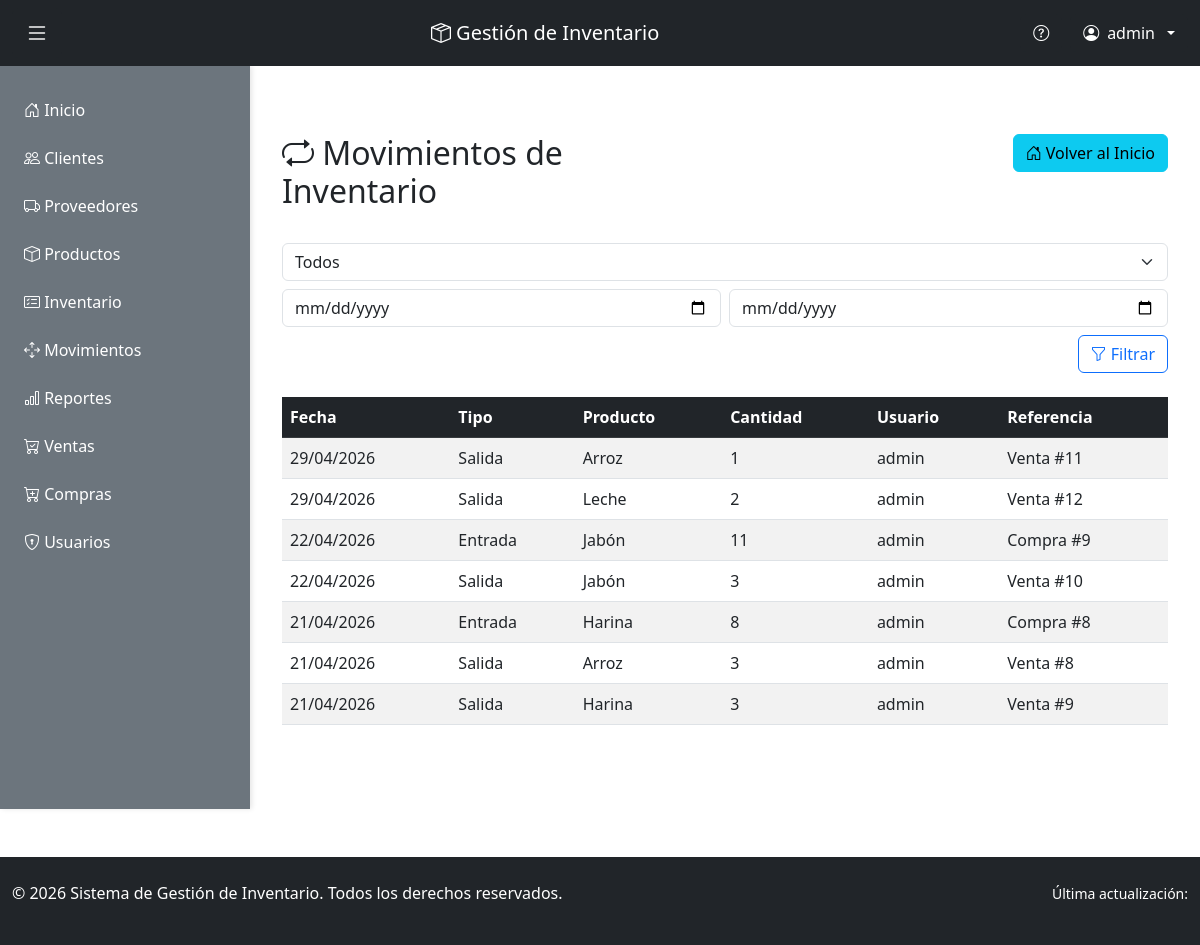
/movimientos/ (signed in), run on the app's committed database.
### inventario/models.py (models this page shows, shortened)
class Producto(models.Model):
    UNIDADES_MEDIDA = [
        ('kg', 'Kilogramos'),
        ('g', 'Gramos'),
        ('l', 'Litros'),
        ('ml', 'Mililitros'),
        ('m', 'Metros'),
        ('cm', 'Centímetros'),
        ('u', 'Unidad'),
        ('docena', 'Docena'),
        ('paquete', 'Paquete'),
        ('lata', 'Lata'),
        ('botella', 'Botella'),
        ('caja', 'Caja'),
    ]
    nombre_producto = models.CharField(max_length=100)
    codigo = models.CharField(max_length=50, unique=True)
    descripcion = models.TextField()
    precio = models.DecimalField(max_digits=10, decimal_places=2)
    stock = models.PositiveIntegerField(default=0)
    stock_minimo = models.PositiveIntegerField(default=0)
    unidad_medida = models.CharField(max_length=20, choices=UNIDADES_MEDIDA, default='u')
    fecha_creacion = models.DateTimeField(auto_now_add=True)
    activo = models.BooleanField(default=True)
    class Meta:
        ordering = ['nombre_producto']
        verbose_name = 'Producto'
        verbose_name_plural = 'Productos'

class Venta(models.Model):
    ESTADO_VENTA = [
        ('borrador', 'Borrador'),
        ('confirmada', 'Confirmada'),
        ('entregada', 'Entregada'),
        ('cancelada', 'Cancelada'),
    ]
    fecha_venta = models.DateField(auto_now_add=True)
    cliente = models.ForeignKey(Cliente, on_delete=models.CASCADE, related_name='ventas')
    usuario = models.ForeignKey(User, on_delete=models.CASCADE, related_name='ventas_realizadas')
    estado = models.CharField(max_length=20, choices=ESTADO_VENTA, default='borrador')
    total = models.DecimalField(max_digits=12, decimal_places=2, default=0)
    class Meta:
        ordering = ['-fecha_venta']
        verbose_name = 'Venta'
        verbose_name_plural = 'Ventas'

class Compra(models.Model):
    ESTADO_COMPRA = [
        ('borrador', 'Borrador'),
        ('confirmada', 'Confirmada'),
        ('recibida', 'Recibida'),
        ('cancelada', 'Cancelada'),
    ]
    fecha_compra = models.DateField(auto_now_add=True)
    proveedor = models.ForeignKey(Proveedor, on_delete=models.CASCADE, related_name='compras')
    usuario = models.ForeignKey(User, on_delete=models.CASCADE, related_name='compras_realizadas')
    estado = models.CharField(max_length=20, choices=ESTADO_COMPRA, default='borrador')
    total = models.DecimalField(max_digits=12, decimal_places=2, default=0)
    class Meta:
        ordering = ['-fecha_compra']
        verbose_name = 'Compra'
        verbose_name_plural = 'Compras'

### inventario/views.py (the view)
# urls.py: path('movimientos/', views.ver_movimientos, name='ver_movimientos'),
@login_required(login_url='login')
@administrador_required
@require_http_methods(["GET"])
def ver_movimientos(request):
    tipo = request.GET.get('tipo', '')
    fecha_inicio = request.GET.get('fecha_inicio', '')
    fecha_fin = request.GET.get('fecha_fin', '')
    movimientos = []
    compras = Compra.objects.all()
    ventas = Venta.objects.all()
    if fecha_inicio:
        compras = compras.filter(fecha_compra__gte=fecha_inicio)
        ventas = ventas.filter(fecha_venta__gte=fecha_inicio)
    if fecha_fin:
        compras = compras.filter(fecha_compra__lte=fecha_fin)
        ventas = ventas.filter(fecha_venta__lte=fecha_fin)
    if tipo in ['entrada', '']:
        for compra in compras:
            for detalle in compra.detalles.all():
                movimientos.append({
                    'fecha': compra.fecha_compra,
                    'tipo': 'Entrada',
                    'producto': detalle.producto,
                    'cantidad': detalle.cantidad,
                    'usuario': compra.usuario,
                    'referencia': f'Compra #{compra.id}',
                })
    if tipo in ['salida', '']:
        for venta in ventas:
            for detalle in venta.detalles.all():
                movimientos.append({
                    'fecha': venta.fecha_venta,
                    'tipo': 'Salida',
                    'producto': detalle.producto,
                    'cantidad': detalle.cantidad,
                    'usuario': venta.usuario,
                    'referencia': f'Venta #{venta.id}',
                })
    movimientos.sort(key=lambda m: m['fecha'], reverse=True)
    contexto = {
        'movimientos': movimientos,
        'tipo': tipo,
        'fecha_inicio': fecha_inicio,
        'fecha_fin': fecha_fin,
    }
    return render(request, 'movimientos.html', contexto)

### inventario/views.py (called while the page is built)
def administrador_required(view_func):
    @wraps(view_func)
    def wrapper(request, *args, **kwargs):
        u = request.user
        if not u.is_authenticated:
            return redirect('login')
        if u.is_superuser:
            return view_func(request, *args, **kwargs)
        if hasattr(u, 'perfil') and u.perfil.rol == 'administrador':
            return view_func(request, *args, **kwargs)
        raise PermissionDenied
    return wrapper

### inventario/templates/movimientos.html (shortened to what this page needs)
{% extends 'base.html' %}
{% block content %}
<div class="container my-5">
    <div class="row mb-4">
        <div class="col-md-6">
            <h2><i class="bi bi-repeat"></i> Movimientos de Inventario</h2>
        </div>
        <div class="col-md-6 text-end">
            <a href="{% url 'inicio' %}" class="btn btn-info">
                <i class="bi bi-house-door"></i> Volver al Inicio
            </a>
        </div>
    </div>
    <div class="row mb-4">
        <div class="col-md-12">
            <form method="get" class="row g-2">
                <div class="col-12">
                    <select name="tipo" class="form-select">
                        <option value="" {% if tipo == '' %}selected{% endif %}>Todos</option>
                    </select>
                </div>
                <div class="col-md-6">
                    <input type="date" name="fecha_inicio" class="form-control" value="{{ fecha_inicio }}" placeholder="Inicio">
                </div>
                <div class="col-md-6">
                    <input type="date" name="fecha_fin" class="form-control" value="{{ fecha_fin }}" placeholder="Fin">
                </div>
                <div class="col-12 text-end">
                    <button class="btn btn-outline-primary" type="submit"><i class="bi bi-funnel"></i> Filtrar</button>
                </div>
            </form>
        </div>
    </div>
    {% if movimientos %}
        <div class="table-responsive">
            <table class="table table-hover table-striped">
                <thead class="table-dark">
                    <tr>
                        <th>Fecha</th>
                        <th>Tipo</th>
                        <th>Producto</th>
                        <th>Cantidad</th>
                        <th>Usuario</th>
                        <th>Referencia</th>
                    </tr>
                </thead>
                <tbody>
                    {% for movimiento in movimientos %}
                        <tr>
                            <td>{{ movimiento.fecha|date:"d/m/Y" }}</td>
                            <td>{{ movimiento.tipo }}</td>
                            <td>{{ movimiento.producto.nombre_producto }}</td>
                            <td>{{ movimiento.cantidad }}</td>
                            <td>{{ movimiento.usuario.username }}</td>
                            <td>{{ movimiento.referencia }}</td>
                        </tr>
                    {% endfor %}
                </tbody>
            </table>
        </div>
    {% else %}
        <div class="alert alert-info text-center">
            No hay movimientos registrados para esos filtros.
        </div>
    {% endif %}
</div>
{% endblock %}

### inventario/templates/base.html (shortened to what this page needs)
<!DOCTYPE html>
<html lang="es">
{% load static %}
<head>
    <link href="https://cdn.jsdelivr.net/npm/bootstrap@5.3.0/dist/css/bootstrap.min.css" rel="stylesheet">
    <link rel="stylesheet" href="https://cdn.jsdelivr.net/npm/bootstrap-icons@1.10.0/font/bootstrap-icons.css">
</head>
<body>
    <nav class="navbar navbar-dark bg-dark sticky-top">
        <div class="container-fluid d-flex">
            <button class="btn btn-dark toggle-sidebar-btn me-2" id="sidebarToggle" title="Abrir/Cerrar menú">
                <i class="bi bi-list"></i>
            </button>
            <span class="navbar-brand mx-auto">
                <i class="bi bi-box-seam"></i> Gestión de Inventario
            </span>
            <div class="d-flex gap-2 align-items-center">
                <button class="btn btn-dark" id="btnAyuda" title="Mostrar ayuda de esta página">
                    <i class="bi bi-question-circle"></i>
                </button>
                <div class="dropdown">
                    <button class="btn btn-dark dropdown-toggle d-flex align-items-center gap-2" type="button" data-bs-toggle="dropdown">
                        <i class="bi bi-person-circle"></i>
                        {{ user.username }}
                    </button>
            </div>
        </div>
    </nav>
    <div class="main-container">
        <aside class="sidebar" id="sidebar">
            <ul class="sidebar-menu">
                <li><a href="{% url 'inicio' %}" class="nav-link"><i class="bi bi-house-door"></i> Inicio</a></li>
                {% if user.is_staff %}
                    <li><a href="{% url 'ver_clientes' %}" class="nav-link"><i class="bi bi-people"></i> Clientes</a></li>
                    <li><a href="{% url 'ver_proveedores' %}" class="nav-link"><i class="bi bi-truck"></i> Proveedores</a></li>
                    <li><a href="{% url 'ver_productos' %}" class="nav-link"><i class="bi bi-box"></i> Productos</a></li>
                    <li><a href="{% url 'consultar_inventario' %}" class="nav-link"><i class="bi bi-card-checklist"></i> Inventario</a></li>
                    <li><a href="{% url 'ver_movimientos' %}" class="nav-link"><i class="bi bi-arrows-move"></i> Movimientos</a></li>
                    <li><a href="{% url 'ver_reportes' %}" class="nav-link"><i class="bi bi-bar-chart"></i> Reportes</a></li>
                    <li><a href="{% url 'ver_ventas' %}" class="nav-link"><i class="bi bi-cart-check"></i> Ventas</a></li>
                    <li><a href="{% url 'ver_compras' %}" class="nav-link"><i class="bi bi-cart-plus"></i> Compras</a></li>
                    {% if user.is_superuser or user.perfil.rol == 'administrador' %}
                        <li><a href="{% url 'ver_usuarios' %}" class="nav-link"><i class="bi bi-shield-lock"></i> Usuarios</a></li>
                    {% endif %}
            {% endif %}
            </ul>
        </aside>
        <main class="main-content">
            <div class="content-wrapper">
                {% block content %}{% endblock %}
            </div>
        </main>
    </div>
    <footer class="bg-dark text-white mt-5 py-4">
        <div class="container-fluid">
            <div class="row">
                <div class="col-md-6">
                    <p>&copy; 2026 Sistema de Gestión de Inventario. Todos los derechos reservados.</p>
                </div>
                <div class="col-md-6 text-end">
                    <small>Última actualización: {{ now|date:"d/m/Y H:i" }}</small>
                </div>
            </div>
        </div>
    </footer>
</body>
</html>

### inventario/templates/base.html (style rules this page uses)
body { display: flex; flex-direction: column; min-height: 100vh; }
.navbar { flex-shrink: 0; }
.main-container { display: flex; flex: 1; }
.sidebar { width: 250px; background-color: #6c757d; padding: 20px 0; overflow-y: auto; transition: all 0.3s ease; box-shadow: 2px 0 5px rgba(0,0,0,0.1); }
.sidebar-menu { list-style: none; padding: 0; margin: 0; }
.sidebar-menu li { margin: 0; }
.sidebar-menu a { display: block; padding: 12px 20px; color: white; text-decoration: none; transition: background-color 0.2s ease; border-left: 4px solid transparent; }
.main-content { flex: 1; padding: 0; overflow-y: auto; }
.content-wrapper { padding: 20px; }
.toggle-sidebar-btn { cursor: pointer; font-size: 1.5rem; }

### data on the page
Producto: fecha "29/04/2026", tipo "Salida", producto.nombre_producto "Arroz", cantidad "1", usuario.username "admin", referencia "Venta #11", fecha "21/04/2026", cantidad "3", referencia "Venta #8"
Producto: fecha "29/04/2026", tipo "Salida", producto.nombre_producto "Leche", cantidad "2", usuario.username "admin", referencia "Venta #12"
Producto: fecha "22/04/2026", tipo "Entrada", producto.nombre_producto "Jabón", cantidad "11", usuario.username "admin", referencia "Compra #9", tipo "Salida", cantidad "3", referencia "Venta #10"
Producto: fecha "21/04/2026", tipo "Entrada", producto.nombre_producto "Harina", cantidad "8", usuario.username "admin", referencia "Compra #8", tipo "Salida", cantidad "3", referencia "Venta #9"

### other printed values
{{ user.username }} "admin"
